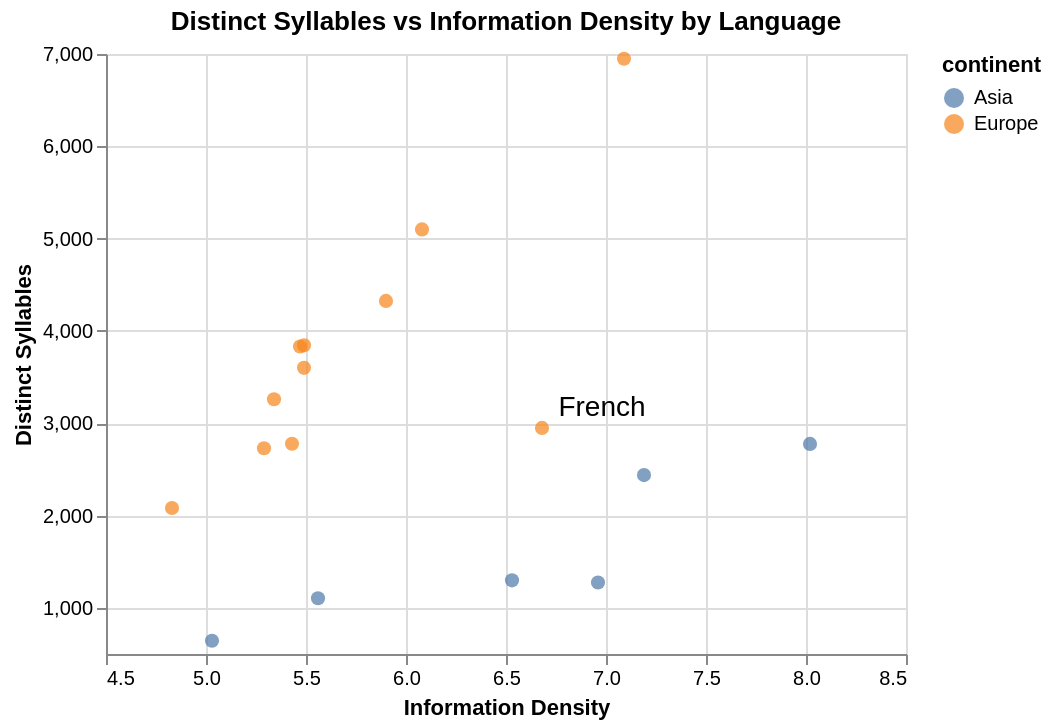

Notebook cell for this chart:
### Markdown cell above
**Question 1.5** <br> {points: 2}

Take the dataframe `outlier_lang_df` from **Question 1.4** and create a `mark_text` plot that annotates the language(s) deemed as outliers. Name this plot `text_plot`. You may want to change the position of the text so that it's not hiding the point it's annotating. 

Add `text_plot` to `coloured_den_syl_plot` and save this layered plot in an object named `annotated_plot`.  An appropriate title should be added to the combined plots and not the plots individually (This is because we will be presenting this plot with others in part 5).

### Code cell
my_text = lang_df[(lang_df['information_density'] > 6.2) & (lang_df['distinct_syllables'] < 3000) & (lang_df['continent'] == 'Europe')]['language'].iloc[0]

text_plot = alt.Chart(outlier_lang_df).mark_text(dx=30, dy=-10, size=14, color='black').encode(
    alt.X('information_density'),
    alt.Y('distinct_syllables'),
    text=alt.value(my_text)
)

# Combine the plots.

annotated_plot = coloured_den_syl_plot + text_plot

# Add the title (do not do a '+' as that will add an extra layer).

annotated_plot = annotated_plot.properties(title='Distinct Syllables vs Information Density by Language')

annotated_plot

### Figure 1 — Vega-Lite specification as saved in the notebook (floating-point values rounded to 4 significant figures)
{"config": {"view": {"continuousWidth": 400, "continuousHeight": 300}}, "layer": [{"data": {"name": "data-ec9e1883f0b534e3c00039d4c34e7ffd"}, "mark": {"type": "circle", "size": 50}, "encoding": {"color": {"type": "nominal", "field": "continent"}, "x": {"type": "quantitative", "field": "information_density", "scale": {"zero": false}, "title": "Information Density"}, "y": {"type": "quantitative", "field": "distinct_syllables", "scale": {"zero": false}, "title": "Distinct Syllables"}}}, {"data": {"name": "data-7ad755541d5dc9704279c75ef111481e"}, "mark": {"type": "text", "color": "black", "dx": 30, "dy": -10, "size": 14}, "encoding": {"text": {"value": "French"}, "x": {"type": "quantitative", "field": "information_density"}, "y": {"type": "quantitative", "field": "distinct_syllables"}}}], "title": "Distinct Syllables vs Information Density by Language", "$schema": "https://vega.github.io/schema/vega-lite/v4.8.1.json", "datasets": {"data-ec9e1883f0b534e3c00039d4c34e7ffd": [{"iso_lang": "CAT", "language": "Catalan", "information_density": 5.49, "distinct_syllables": 3600, "continent": "Europe", "id": 20.0, "lat": 42.55, "lon": 1.602}, {"iso_lang": "CMN", "language": "Mandarin", "information_density": 6.96, "distinct_syllables": 1274, "continent": "Asia", "id": 156.0, "lat": 35.86, "lon": 104.2}, {"iso_lang": "DEU", "language": "German", "information_density": 6.08, "distinct_syllables": 5100, "continent": "Europe", "id": 276.0, "lat": 51.17, "lon": 10.45}, {"iso_lang": "ENG", "language": "English", "information_density": 7.09, "distinct_syllables": 6949, "continent": "Europe", "id": 826.0, "lat": 55.38, "lon": -3.436}, {"iso_lang": "EUS", "language": "Basque", "information_density": 4.83, "distinct_syllables": 2082, "continent": "Europe", "id": null, "lat": null, "lon": null}, {"iso_lang": "FIN", "language": "Finnish", "information_density": 5.49, "distinct_syllables": 3844, "continent": "Europe", "id": 246.0, "lat": 61.92, "lon": 25.75}, {"iso_lang": "FRA", "language": "French", "information_density": 6.68, "distinct_syllables": 2949, "continent": "Europe", "id": 250.0, "lat": 46.23, "lon": 2.214}, {"iso_lang": "HUN", "language": "Hungarian", "information_density": 5.9, "distinct_syllables": 4325, "continent": "Europe", "id": 348.0, "lat": 47.16, "lon": 19.5}, {"iso_lang": "ITA", "language": "Italian", "information_density": 5.29, "distinct_syllables": 2729, "continent": "Europe", "id": 380.0, "lat": 41.87, "lon": 12.57}, {"iso_lang": "JPN", "language": "Japanese", "information_density": 5.03, "distinct_syllables": 643, "continent": "Asia", "id": 392.0, "lat": 36.2, "lon": 138.3}, {"iso_lang": "KOR", "language": "Korean", "information_density": 5.56, "distinct_syllables": 1104, "continent": "Asia", "id": 410.0, "lat": 35.91, "lon": 127.8}, {"iso_lang": "SPA", "language": "Spanish", "information_density": 5.43, "distinct_syllables": 2778, "continent": "Europe", "id": 724.0, "lat": 40.46, "lon": -3.749}, {"iso_lang": "SRP", "language": "Serbian", "information_density": 5.47, "distinct_syllables": 3831, "continent": "Europe", "id": 688.0, "lat": 44.02, "lon": 21.01}, {"iso_lang": "THA", "language": "Thai", "information_density": 7.19, "distinct_syllables": 2438, "continent": "Asia", "id": 764.0, "lat": 15.87, "lon": 101.0}, {"iso_lang": "TUR", "language": "Turkish", "information_density": 5.34, "distinct_syllables": 3260, "continent": "Europe", "id": 792.0, "lat": 38.96, "lon": 35.24}, {"iso_lang": "VIE", "language": "Vietnamese", "information_density": 8.02, "distinct_syllables": 2776, "continent": "Asia", "id": 704.0, "lat": 14.06, "lon": 108.3}, {"iso_lang": "YUE", "language": "Cantonese", "information_density": 6.53, "distinct_syllables": 1298, "continent": "Asia", "id": 344.0, "lat": 22.4, "lon": 114.1}], "data-7ad755541d5dc9704279c75ef111481e": [{"iso_lang": "FRA", "language": "French", "information_density": 6.68, "distinct_syllables": 2949, "continent": "Europe", "id": 250.0, "lat": 46.23, "lon": 2.214}]}}
